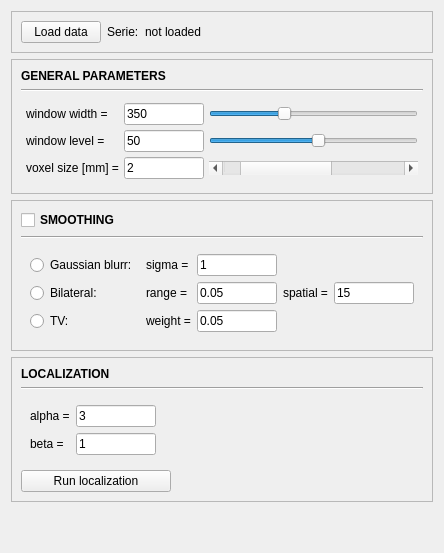
          <widget class="QWidget" name="tab">
           <attribute name="title">
            <string>MAIN</string>
           </attribute>
           <layout class="QVBoxLayout" name="verticalLayout_11">
            <item>
             <widget class="QFrame" name="frame_10">
              <property name="sizePolicy">
               <sizepolicy hsizetype="Preferred" vsizetype="Fixed">
                <horstretch>0</horstretch>
                <verstretch>0</verstretch>
               </sizepolicy>
              </property>
              <property name="frameShape">
               <enum>QFrame::StyledPanel</enum>
              </property>
              <property name="frameShadow">
               <enum>QFrame::Raised</enum>
              </property>
              <layout class="QHBoxLayout" name="horizontalLayout_14">
               <item>
                <widget class="QPushButton" name="load_data_BTN">
                 <property name="text">
                  <string>Load data</string>
                 </property>
                </widget>
               </item>
               <item>
                <widget class="QLabel" name="label_12">
                 <property name="sizePolicy">
                  <sizepolicy hsizetype="Fixed" vsizetype="Minimum">
                   <horstretch>0</horstretch>
                   <verstretch>0</verstretch>
                  </sizepolicy>
                 </property>
                 <property name="text">
                  <string>Serie:</string>
                 </property>
                </widget>
               </item>
               <item>
                <widget class="QLabel" name="file_path_L">
                 <property name="sizePolicy">
                  <sizepolicy hsizetype="MinimumExpanding" vsizetype="Preferred">
                   <horstretch>0</horstretch>
                   <verstretch>0</verstretch>
                  </sizepolicy>
                 </property>
                 <property name="text">
                  <string>not loaded</string>
                 </property>
                </widget>
               </item>
              </layout>
             </widget>
            </item>
            <item>
             <widget class="QFrame" name="frame_18">
              <property name="sizePolicy">
               <sizepolicy hsizetype="Preferred" vsizetype="Fixed">
                <horstretch>0</horstretch>
                <verstretch>0</verstretch>
               </sizepolicy>
              </property>
              <property name="frameShape">
               <enum>QFrame::StyledPanel</enum>
              </property>
              <property name="frameShadow">
               <enum>QFrame::Raised</enum>
              </property>
              <layout class="QVBoxLayout" name="verticalLayout_14">
               <item>
                <widget class="QLabel" name="label_26">
                 <property name="sizePolicy">
                  <sizepolicy hsizetype="Fixed" vsizetype="Preferred">
                   <horstretch>0</horstretch>
                   <verstretch>0</verstretch>
                  </sizepolicy>
                 </property>
                 <property name="font">
                  <font>
                   <weight>75</weight>
                   <bold>true</bold>
                  </font>
                 </property>
                 <property name="text">
                  <string>GENERAL PARAMETERS</string>
                 </property>
                </widget>
               </item>
               <item>
                <widget class="Line" name="line_7">
                 <property name="lineWidth">
                  <number>1</number>
                 </property>
                 <property name="orientation">
                  <enum>Qt::Horizontal</enum>
                 </property>
                </widget>
               </item>
               <item>
                <widget class="QFrame" name="frame_22">
                 <property name="sizePolicy">
                  <sizepolicy hsizetype="Minimum" vsizetype="Preferred">
                   <horstretch>0</horstretch>
                   <verstretch>0</verstretch>
                  </sizepolicy>
                 </property>
                 <property name="frameShape">
                  <enum>QFrame::NoFrame</enum>
                 </property>
                 <property name="frameShadow">
                  <enum>QFrame::Raised</enum>
                 </property>
                 <layout class="QGridLayout" name="gridLayout">
                  <property name="margin">
                   <number>5</number>
                  </property>
                  <property name="spacing">
                   <number>5</number>
                  </property>
                  <item row="2" column="0">
                   <widget class="QLabel" name="label_29">
                    <property name="sizePolicy">
                     <sizepolicy hsizetype="Fixed" vsizetype="Fixed">
                      <horstretch>0</horstretch>
                      <verstretch>0</verstretch>
                     </sizepolicy>
                    </property>
                    <property name="text">
                     <string>voxel size [mm] =</string>
                    </property>
                   </widget>
                  </item>
                  <item row="0" column="1">
                   <widget class="QLineEdit" name="win_width_LE_2">
                    <property name="sizePolicy">
                     <sizepolicy hsizetype="Preferred" vsizetype="Fixed">
                      <horstretch>0</horstretch>
                      <verstretch>0</verstretch>
                     </sizepolicy>
                    </property>
                    <property name="maximumSize">
                     <size>
                      <width>80</width>
                      <height>16777215</height>
                     </size>
                    </property>
                    <property name="text">
                     <string>350</string>
                    </property>
                   </widget>
                  </item>
                  <item row="2" column="1">
                   <widget class="QLineEdit" name="voxel_size_LE_2">
                    <property name="sizePolicy">
                     <sizepolicy hsizetype="Preferred" vsizetype="Fixed">
                      <horstretch>0</horstretch>
                      <verstretch>0</verstretch>
                     </sizepolicy>
                    </property>
                    <property name="maximumSize">
                     <size>
                      <width>80</width>
                      <height>16777215</height>
                     </size>
                    </property>
                    <property name="text">
                     <string>2</string>
                    </property>
                   </widget>
                  </item>
                  <item row="1" column="0">
                   <widget class="QLabel" name="label_28">
                    <property name="sizePolicy">
                     <sizepolicy hsizetype="Fixed" vsizetype="Fixed">
                      <horstretch>0</horstretch>
                      <verstretch>0</verstretch>
                     </sizepolicy>
                    </property>
                    <property name="text">
                     <string>window level =</string>
                    </property>
                   </widget>
                  </item>
                  <item row="0" column="0">
                   <widget class="QLabel" name="label_27">
                    <property name="sizePolicy">
                     <sizepolicy hsizetype="Fixed" vsizetype="Fixed">
                      <horstretch>0</horstretch>
                      <verstretch>0</verstretch>
                     </sizepolicy>
                    </property>
                    <property name="text">
                     <string>window width =</string>
                    </property>
                   </widget>
                  </item>
                  <item row="1" column="1">
                   <widget class="QLineEdit" name="win_level_LE_2">
                    <property name="sizePolicy">
                     <sizepolicy hsizetype="Preferred" vsizetype="Fixed">
                      <horstretch>0</horstretch>
                      <verstretch>0</verstretch>
                     </sizepolicy>
                    </property>
                    <property name="maximumSize">
                     <size>
                      <width>80</width>
                      <height>16777215</height>
                     </size>
                    </property>
                    <property name="text">
                     <string>50</string>
                    </property>
                   </widget>
                  </item>
                  <item row="0" column="2">
                   <widget class="QSlider" name="win_wdth_SL">
                    <property name="maximum">
                     <number>1000</number>
                    </property>
                    <property name="value">
                     <number>350</number>
                    </property>
                    <property name="orientation">
                     <enum>Qt::Horizontal</enum>
                    </property>
                   </widget>
                  </item>
                  <item row="1" column="2">
                   <widget class="QSlider" name="win_lvl_SL">
                    <property name="sizePolicy">
                     <sizepolicy hsizetype="Minimum" vsizetype="Fixed">
                      <horstretch>0</horstretch>
                      <verstretch>0</verstretch>
                     </sizepolicy>
                    </property>
                    <property name="minimum">
                     <number>-1000</number>
                    </property>
                    <property name="maximum">
                     <number>1000</number>
                    </property>
                    <property name="value">
                     <number>50</number>
                    </property>
                    <property name="orientation">
                     <enum>Qt::Horizontal</enum>
                    </property>
                   </widget>
                  </item>
                  <item row="2" column="2">
                   <widget class="QScrollBar" name="voxel_size_SB">
                    <property name="maximum">
                     <number>10</number>
                    </property>
                    <property name="value">
                     <number>2</number>
                    </property>
                    <property name="orientation">
                     <enum>Qt::Horizontal</enum>
                    </property>
                   </widget>
                  </item>
                 </layout>
                </widget>
               </item>
              </layout>
             </widget>
            </item>
            <item>
             <widget class="QFrame" name="frame_19">
              <property name="sizePolicy">
               <sizepolicy hsizetype="Preferred" vsizetype="Fixed">
                <horstretch>0</horstretch>
                <verstretch>0</verstretch>
               </sizepolicy>
              </property>
              <property name="frameShape">
               <enum>QFrame::StyledPanel</enum>
              </property>
              <property name="frameShadow">
               <enum>QFrame::Raised</enum>
              </property>
              <layout class="QVBoxLayout" name="verticalLayout_15">
               <item>
                <widget class="QCheckBox" name="checkBox_2">
                 <property name="font">
                  <font>
                   <weight>75</weight>
                   <bold>true</bold>
                  </font>
                 </property>
                 <property name="text">
                  <string>SMOOTHING</string>
                 </property>
                </widget>
               </item>
               <item>
                <widget class="Line" name="line_8">
                 <property name="orientation">
                  <enum>Qt::Horizontal</enum>
                 </property>
                </widget>
               </item>
               <item>
                <widget class="QFrame" name="frame_20">
                 <property name="sizePolicy">
                  <sizepolicy hsizetype="Preferred" vsizetype="Fixed">
                   <horstretch>0</horstretch>
                   <verstretch>0</verstretch>
                  </sizepolicy>
                 </property>
                 <property name="frameShape">
                  <enum>QFrame::NoFrame</enum>
                 </property>
                 <property name="frameShadow">
                  <enum>QFrame::Raised</enum>
                 </property>
                 <layout class="QGridLayout" name="gridLayout_2">
                  <item row="1" column="2">
                   <widget class="QLineEdit" name="bilateral_range_LE">
                    <property name="sizePolicy">
                     <sizepolicy hsizetype="Preferred" vsizetype="Fixed">
                      <horstretch>0</horstretch>
                      <verstretch>0</verstretch>
                     </sizepolicy>
                    </property>
                    <property name="maximumSize">
                     <size>
                      <width>80</width>
                      <height>16777215</height>
                     </size>
                    </property>
                    <property name="text">
                     <string>0.05</string>
                    </property>
                   </widget>
                  </item>
                  <item row="0" column="2">
                   <widget class="QLineEdit" name="gaussian_sigma_LE">
                    <property name="sizePolicy">
                     <sizepolicy hsizetype="Fixed" vsizetype="Fixed">
                      <horstretch>0</horstretch>
                      <verstretch>0</verstretch>
                     </sizepolicy>
                    </property>
                    <property name="maximumSize">
                     <size>
                      <width>80</width>
                      <height>16777215</height>
                     </size>
                    </property>
                    <property name="text">
                     <string>1</string>
                    </property>
                   </widget>
                  </item>
                  <item row="1" column="3">
                   <widget class="QLabel" name="label_25">
                    <property name="text">
                     <string>spatial =</string>
                    </property>
                   </widget>
                  </item>
                  <item row="1" column="1">
                   <widget class="QLabel" name="label_24">
                    <property name="text">
                     <string>range =</string>
                    </property>
                   </widget>
                  </item>
                  <item row="0" column="0">
                   <widget class="QRadioButton" name="radioButton">
                    <property name="sizePolicy">
                     <sizepolicy hsizetype="Fixed" vsizetype="Fixed">
                      <horstretch>0</horstretch>
                      <verstretch>0</verstretch>
                     </sizepolicy>
                    </property>
                    <property name="text">
                     <string>Gaussian blurr: </string>
                    </property>
                   </widget>
                  </item>
                  <item row="1" column="0">
                   <widget class="QRadioButton" name="radioButton_2">
                    <property name="text">
                     <string>Bilateral: </string>
                    </property>
                   </widget>
                  </item>
                  <item row="1" column="4">
                   <widget class="QLineEdit" name="bilateral_spatial_LE">
                    <property name="sizePolicy">
                     <sizepolicy hsizetype="Preferred" vsizetype="Fixed">
                      <horstretch>0</horstretch>
                      <verstretch>0</verstretch>
                     </sizepolicy>
                    </property>
                    <property name="maximumSize">
                     <size>
                      <width>80</width>
                      <height>16777215</height>
                     </size>
                    </property>
                    <property name="text">
                     <string>15</string>
                    </property>
                   </widget>
                  </item>
                  <item row="0" column="1">
                   <widget class="QLabel" name="label_23">
                    <property name="sizePolicy">
                     <sizepolicy hsizetype="Fixed" vsizetype="Preferred">
                      <horstretch>0</horstretch>
                      <verstretch>0</verstretch>
                     </sizepolicy>
                    </property>
                    <property name="text">
                     <string>sigma =</string>
                    </property>
                   </widget>
                  </item>
                  <item row="2" column="0">
                   <widget class="QRadioButton" name="radioButton_3">
                    <property name="text">
                     <string>TV: </string>
                    </property>
                   </widget>
                  </item>
                  <item row="2" column="1">
                   <widget class="QLabel" name="label_30">
                    <property name="text">
                     <string>weight =</string>
                    </property>
                   </widget>
                  </item>
                  <item row="2" column="2">
                   <widget class="QLineEdit" name="tv_weight_LE">
                    <property name="sizePolicy">
                     <sizepolicy hsizetype="Preferred" vsizetype="Fixed">
                      <horstretch>0</horstretch>
                      <verstretch>0</verstretch>
                     </sizepolicy>
                    </property>
                    <property name="maximumSize">
                     <size>
                      <width>80</width>
                      <height>16777215</height>
                     </size>
                    </property>
                    <property name="text">
                     <string>0.05</string>
                    </property>
                   </widget>
                  </item>
                 </layout>
                </widget>
               </item>
              </layout>
             </widget>
            </item>
            <item>
             <widget class="QFrame" name="frame_15">
              <property name="sizePolicy">
               <sizepolicy hsizetype="Preferred" vsizetype="Fixed">
                <horstretch>0</horstretch>
                <verstretch>0</verstretch>
               </sizepolicy>
              </property>
              <property name="frameShape">
               <enum>QFrame::StyledPanel</enum>
              </property>
              <property name="frameShadow">
               <enum>QFrame::Raised</enum>
              </property>
              <layout class="QVBoxLayout" name="verticalLayout_13">
               <item>
                <widget class="QLabel" name="label_20">
                 <property name="sizePolicy">
                  <sizepolicy hsizetype="Fixed" vsizetype="Fixed">
                   <horstretch>0</horstretch>
                   <verstretch>0</verstretch>
                  </sizepolicy>
                 </property>
                 <property name="font">
                  <font>
                   <weight>75</weight>
                   <bold>true</bold>
                  </font>
                 </property>
                 <property name="text">
                  <string>LOCALIZATION</string>
                 </property>
                </widget>
               </item>
               <item>
                <widget class="Line" name="line_5">
                 <property name="orientation">
                  <enum>Qt::Horizontal</enum>
                 </property>
                </widget>
               </item>
               <item>
                <widget class="QFrame" name="frame_11">
                 <property name="sizePolicy">
                  <sizepolicy hsizetype="Fixed" vsizetype="Fixed">
                   <horstretch>0</horstretch>
                   <verstretch>0</verstretch>
                  </sizepolicy>
                 </property>
                 <property name="frameShape">
                  <enum>QFrame::NoFrame</enum>
                 </property>
                 <property name="frameShadow">
                  <enum>QFrame::Raised</enum>
                 </property>
                 <layout class="QGridLayout" name="gridLayout_3">
                  <item row="0" column="1">
                   <widget class="QLineEdit" name="alpha_LE">
                    <property name="sizePolicy">
                     <sizepolicy hsizetype="Preferred" vsizetype="Fixed">
                      <horstretch>0</horstretch>
                      <verstretch>0</verstretch>
                     </sizepolicy>
                    </property>
                    <property name="maximumSize">
                     <size>
                      <width>80</width>
                      <height>16777215</height>
                     </size>
                    </property>
                    <property name="text">
                     <string>3</string>
                    </property>
                   </widget>
                  </item>
                  <item row="0" column="0">
                   <widget class="QLabel" name="label_21">
                    <property name="sizePolicy">
                     <sizepolicy hsizetype="Fixed" vsizetype="Fixed">
                      <horstretch>0</horstretch>
                      <verstretch>0</verstretch>
                     </sizepolicy>
                    </property>
                    <property name="text">
                     <string>alpha =</string>
                    </property>
                   </widget>
                  </item>
                  <item row="1" column="0">
                   <widget class="QLabel" name="label_22">
                    <property name="sizePolicy">
                     <sizepolicy hsizetype="Fixed" vsizetype="Fixed">
                      <horstretch>0</horstretch>
                      <verstretch>0</verstretch>
                     </sizepolicy>
                    </property>
                    <property name="text">
                     <string>beta =</string>
                    </property>
                   </widget>
                  </item>
                  <item row="1" column="1">
                   <widget class="QLineEdit" name="beta_LE">
                    <property name="sizePolicy">
                     <sizepolicy hsizetype="Preferred" vsizetype="Fixed">
                      <horstretch>0</horstretch>
                      <verstretch>0</verstretch>
                     </sizepolicy>
                    </property>
                    <property name="maximumSize">
                     <size>
                      <width>80</width>
                      <height>16777215</height>
                     </size>
                    </property>
                    <property name="text">
                     <string>1</string>
                    </property>
                   </widget>
                  </item>
                 </layout>
                </widget>
               </item>
               <item>
                <widget class="QPushButton" name="run_BTN">
                 <property name="maximumSize">
                  <size>
                   <width>150</width>
                   <height>16777215</height>
                  </size>
                 </property>
                 <property name="text">
                  <string>Run localization</string>
                 </property>
                </widget>
               </item>
              </layout>
             </widget>
            </item>
            <item>
             <spacer name="verticalSpacer">
              <property name="orientation">
               <enum>Qt::Vertical</enum>
              </property>
              <property name="sizeHint" stdset="0">
               <size>
                <width>20</width>
                <height>40</height>
               </size>
              </property>
             </spacer>
            </item>
           </layout>
          </widget>
